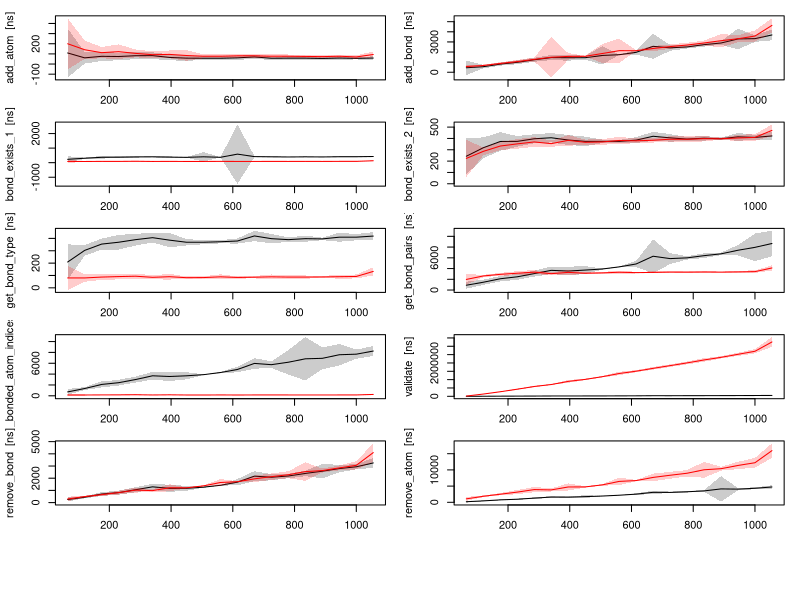

Source code (R):
pdf("speeds.pdf", width=8, height=10)

errorbars <- function(x_pos, y_pos, sdev, ...) {
    arrows(
        x_pos, # x0
        y_pos - sdev, # y0
        x_pos, # x1
        y_pos + sdev, # y1
        length = 0.05,
        angle = 90,
        code = 3,
        ...
    )
}

minimal <- read.csv(
    "minimal.csv",
    header=FALSE
)

fast <- read.csv(
    "fast.csv",
    header=FALSE
)

# fetch plot names
filter_out_sd_values <- function(string) {
    return(substr(string, 1, 3) != "sd_")
}
plot_names <- Filter(filter_out_sd_values, minimal[,1])

par(
    mfrow = c(5,2),
# margin order is bottom, left, top, right
    oma = c(5,0,0,0) + 0.1,
    mar = c(2,4,1,1) + 0.1
)

for(name in plot_names) {
    # which column has name?
    data_index <- which(minimal[,1] == name)
    # which column has sd_name
    minimal_stdev_index <- which(
        minimal[,1] == paste0(
            "sd_",
            substr(
                name,
                4,
                nchar(name)
            )
        )
    )
    # which column has sd_name
    fast_stdev_index <- which(
        fast[,1] == paste0(
            "sd_",
            substr(
                name,
                4,
                nchar(name)
            )
        )
    )

    # x sequence
    x_seq <- 10 + 55*seq(1, 19)

    # plot
    plot(
        x_seq,
        minimal[data_index, 2:length(minimal[data_index,])],
        type = "n",
        ylim = c(
            min(
                0,
                as.vector(unlist(
                    minimal[data_index, 2:length(minimal[data_index,])]
                    - minimal[minimal_stdev_index, 2:length(minimal[minimal_stdev_index,])]
                )),
                as.vector(unlist(
                    fast[data_index, 2:length(fast[data_index,])]
                    - fast[fast_stdev_index, 2:length(fast[fast_stdev_index,])]
                ))
            ),
            max(
                as.vector(unlist(
                    minimal[data_index, 2:length(minimal[data_index,])]
                    + minimal[minimal_stdev_index, 2:length(minimal[minimal_stdev_index,])]
                )),
                as.vector(unlist(
                    fast[data_index, 2:length(fast[data_index,])]
                    + fast[fast_stdev_index, 2:length(fast[fast_stdev_index,])]
                ))
            )
        ),
        xlab = "N",
        ylab = paste(substr(name, 4, nchar(name)), " [ns]")
    )

    lines(
        x_seq,
        minimal[data_index, 2:length(minimal[data_index,])], 
        col = "black"
    )
    polygon(
        c(x_seq, rev(x_seq)),
        c(
            as.vector(unlist(
                minimal[data_index, 2:length(minimal[data_index,])]
                + minimal[minimal_stdev_index, 2:length(minimal[minimal_stdev_index,])]
            )),
            rev(as.vector(unlist(
                minimal[data_index, 2:length(minimal[data_index,])]
                - minimal[minimal_stdev_index, 2:length(minimal[minimal_stdev_index,])]
            )))
        ),
        col=rgb(0,0,0,0.2),
        border=NA
    )

    lines(
        x_seq,
        fast[data_index, 2:length(minimal[data_index,])],
        col = "red"
    )
    polygon(
        c(x_seq, rev(x_seq)),
        c(
            as.vector(unlist(
                fast[data_index, 2:length(fast[data_index,])]
                + fast[fast_stdev_index, 2:length(fast[fast_stdev_index,])]
            )),
            rev(as.vector(unlist(
                fast[data_index, 2:length(fast[data_index,])]
                - fast[fast_stdev_index, 2:length(fast[fast_stdev_index,])]
            )))
        ),
        col=rgb(1,0,0,0.2),
        border=NA
    )
}
